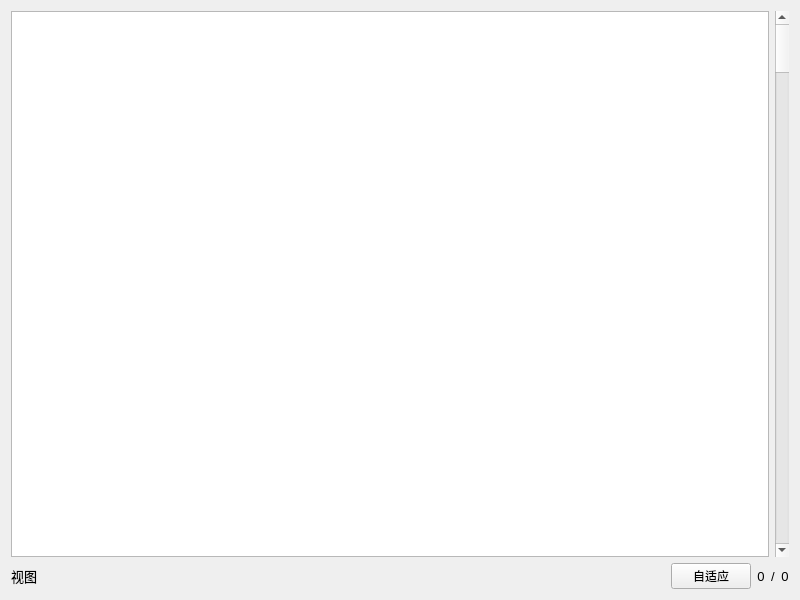
<?xml version="1.0" encoding="UTF-8"?>
<ui version="4.0">
 <class>Displayer2D</class>
 <widget class="QWidget" name="Displayer2D">
  <property name="geometry">
   <rect>
    <x>0</x>
    <y>0</y>
    <width>800</width>
    <height>600</height>
   </rect>
  </property>
  <property name="sizePolicy">
   <sizepolicy hsizetype="Preferred" vsizetype="Preferred">
    <horstretch>0</horstretch>
    <verstretch>0</verstretch>
   </sizepolicy>
  </property>
  <property name="windowTitle">
   <string>displayWindow</string>
  </property>
  <layout class="QGridLayout" name="gridLayout">
   <item row="0" column="0">
    <layout class="QVBoxLayout" name="verticalLayout">
     <item>
      <layout class="QHBoxLayout" name="horizontalLayout1">
       <item>
        <widget class="QGraphicsView" name="imageDisplay"/>
       </item>
       <item>
        <widget class="QScrollBar" name="imageScroll">
         <property name="orientation">
          <enum>Qt::Vertical</enum>
         </property>
        </widget>
       </item>
      </layout>
     </item>
     <item>
      <layout class="QHBoxLayout" name="horizontalLayout">
       <item>
        <widget class="QLabel" name="view">
         <property name="font">
          <font>
           <pointsize>10</pointsize>
          </font>
         </property>
         <property name="text">
          <string>视图</string>
         </property>
         <property name="alignment">
          <set>Qt::AlignCenter</set>
         </property>
        </widget>
       </item>
       <item>
        <spacer name="horizontalSpacer">
         <property name="orientation">
          <enum>Qt::Horizontal</enum>
         </property>
         <property name="sizeHint" stdset="0">
          <size>
           <width>40</width>
           <height>20</height>
          </size>
         </property>
        </spacer>
       </item>
       <item>
        <widget class="QPushButton" name="fitButton">
         <property name="text">
          <string>自适应</string>
         </property>
         <property name="checkable">
          <bool>false</bool>
         </property>
        </widget>
       </item>
       <item>
        <widget class="QLabel" name="sliceCurrent">
         <property name="font">
          <font>
           <pointsize>10</pointsize>
          </font>
         </property>
         <property name="text">
          <string>0</string>
         </property>
         <property name="alignment">
          <set>Qt::AlignCenter</set>
         </property>
        </widget>
       </item>
       <item>
        <widget class="QLabel" name="sliceChar">
         <property name="font">
          <font>
           <pointsize>10</pointsize>
          </font>
         </property>
         <property name="text">
          <string>/</string>
         </property>
         <property name="alignment">
          <set>Qt::AlignCenter</set>
         </property>
        </widget>
       </item>
       <item>
        <widget class="QLabel" name="sliceTotal">
         <property name="font">
          <font>
           <pointsize>10</pointsize>
          </font>
         </property>
         <property name="text">
          <string>0</string>
         </property>
         <property name="alignment">
          <set>Qt::AlignCenter</set>
         </property>
        </widget>
       </item>
      </layout>
     </item>
    </layout>
   </item>
  </layout>
 </widget>
 <resources/>
 <connections/>
</ui>
